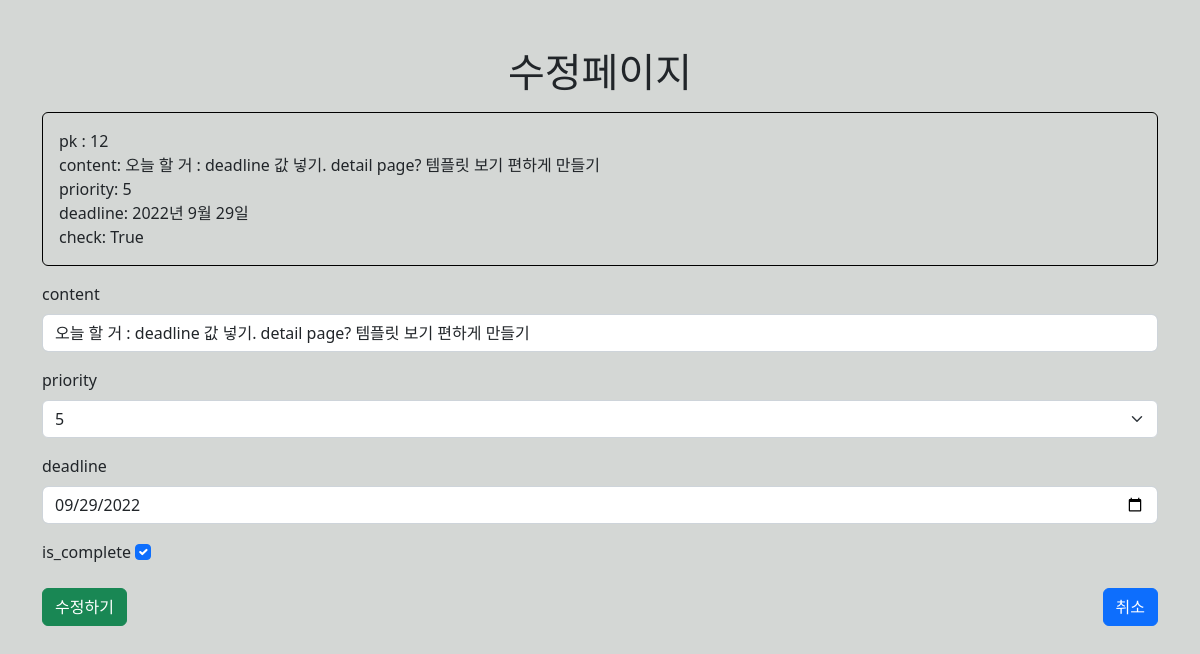
/todo/update/12, run on an earlier commit of the app's database.
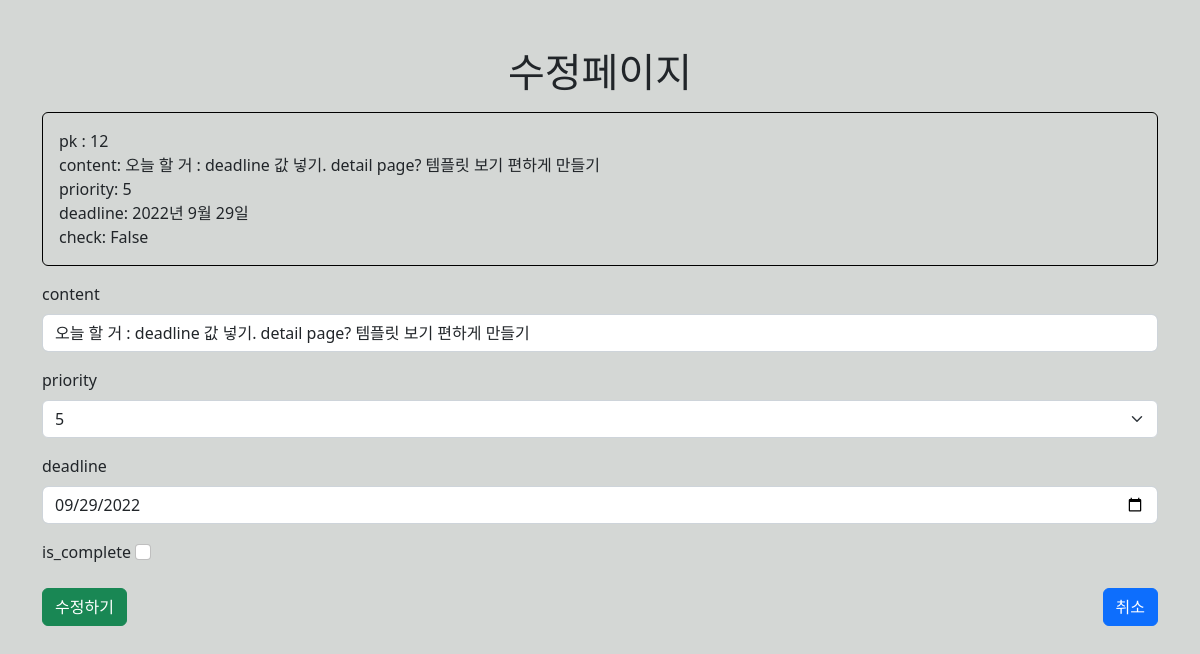
And on a later commit of the database.
### todo/models.py (models this page shows)
class myTodo(models.Model):
    content = models.CharField(max_length=80)
    priority = models.IntegerField()
    completed = models.BooleanField(default=False)
    created_at = models.DateField(auto_now_add=True)
    deadline = models.DateField(null=True)

### todo/views.py (the view)
# urls.py: path("update/<int:pk>", views.update, name="update"),
def update(request, pk):
    item = myTodo.objects.get(id=pk)
    print(type(item.content), item.content)
    print(type(item.deadline), item.deadline)
    print(str(item.deadline), item.deadline)
    context = {
        "item": item,
        "pk": pk,
        "deadline": str(item.deadline),
    }
    return render(request, "todo/update.html", context)

### todo/templates/todo/update.html (shortened to what this page needs)
{% extends 'base.html' %}
{% block content%}
<h1 class="text-center">수정페이지</h1>
<div class="my-3 p-3 rounded" style="border:solid 1px black">
  <div>pk : {{pk}} </div>
  <div>content: {{item.content}}
  </div>
  <div>priority: {{item.priority}}</div>
  <div>deadline: {{item.deadline}} </div>
  <div>check: {{item.completed}} </div>
</div>
<form action="/todo/updated/{{ pk }}" class="p-relative">
  <label for="content" class="form-label">content</label>
  <input type="text" id="content" class="form-control mb-3" name="content" value="{{ item.content }}">
  <label for="priority" class="form-label">priority</label>
  <select class="form-select mb-3" id="priority" name="priority">
    <option selected>{{item.priority}}</option>
  </select>
  <label for="deadline" class="form-label">deadline</label>
  <input type="date" class="form-control mb-3" id="deadline" name="deadline" value="{{ deadline }}">
  <label for="is_complete" class="form-check-label">is_complete</label>
  {% if item.completed %}
  <input type="checkbox" id="is_complete" name="is_complete" class="form-check-input" checked>
  {% else %}
  <input type="checkbox" id="is_complete" name="is_complete" class="form-check-input">
  {% endif %}
  <br>
  <br>
  <button type="submit" class="btn btn-success">수정하기</button>
  <a class="btn btn-primary p-absolute" href="{% url 'todo:index' %}">취소</a>
</form>
{% endblock %}

What changed in the data, as far as the page shows it:
changed myTodo "오늘 할 거 : deadline 값 넣기. detail page? 템플릿 보기 편하게 만들기": completed "True" → "False"
Also different on the page:
form field is_complete: (not shown) → "☐"
form field is_complete: "☑" → (not shown)
